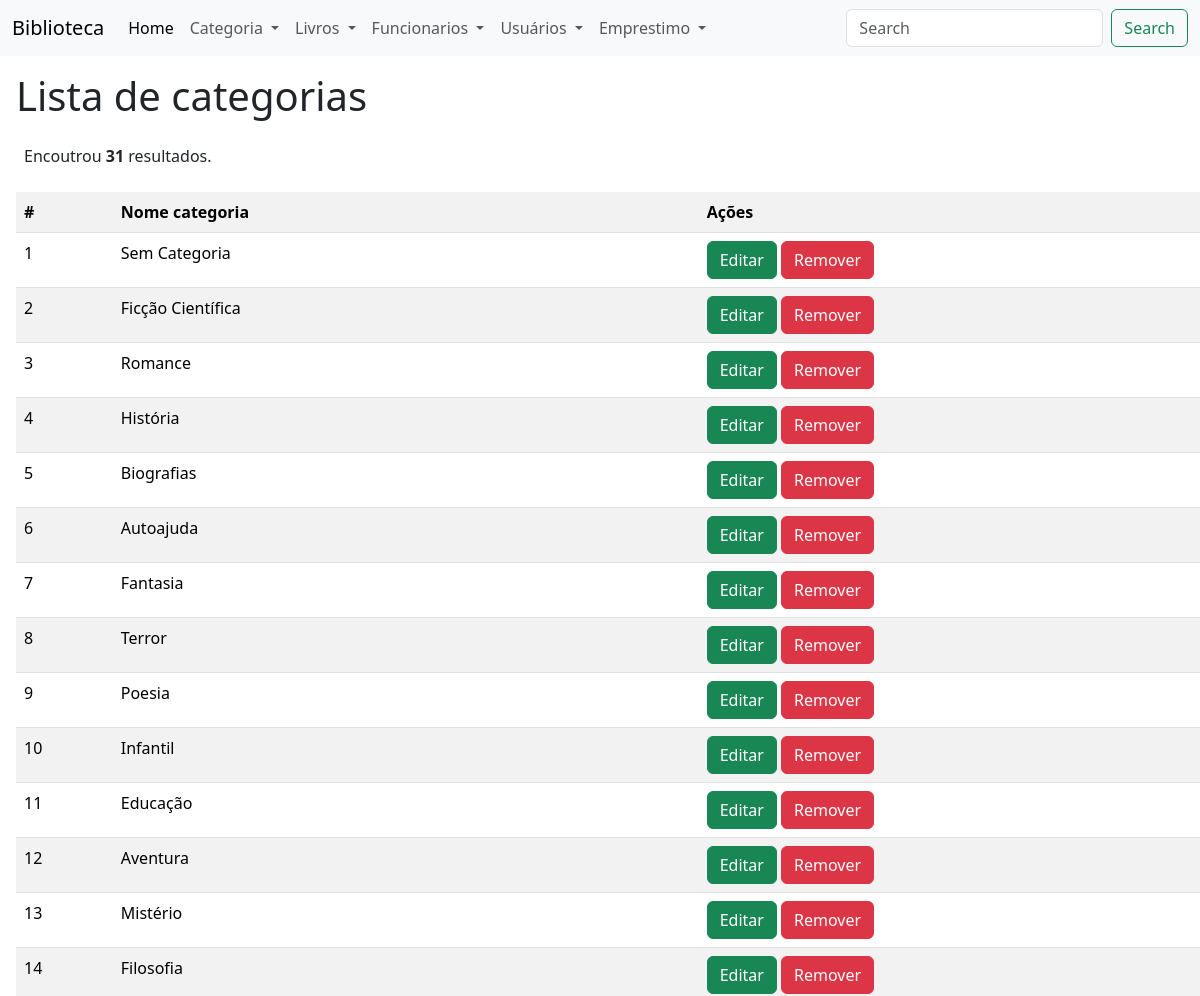
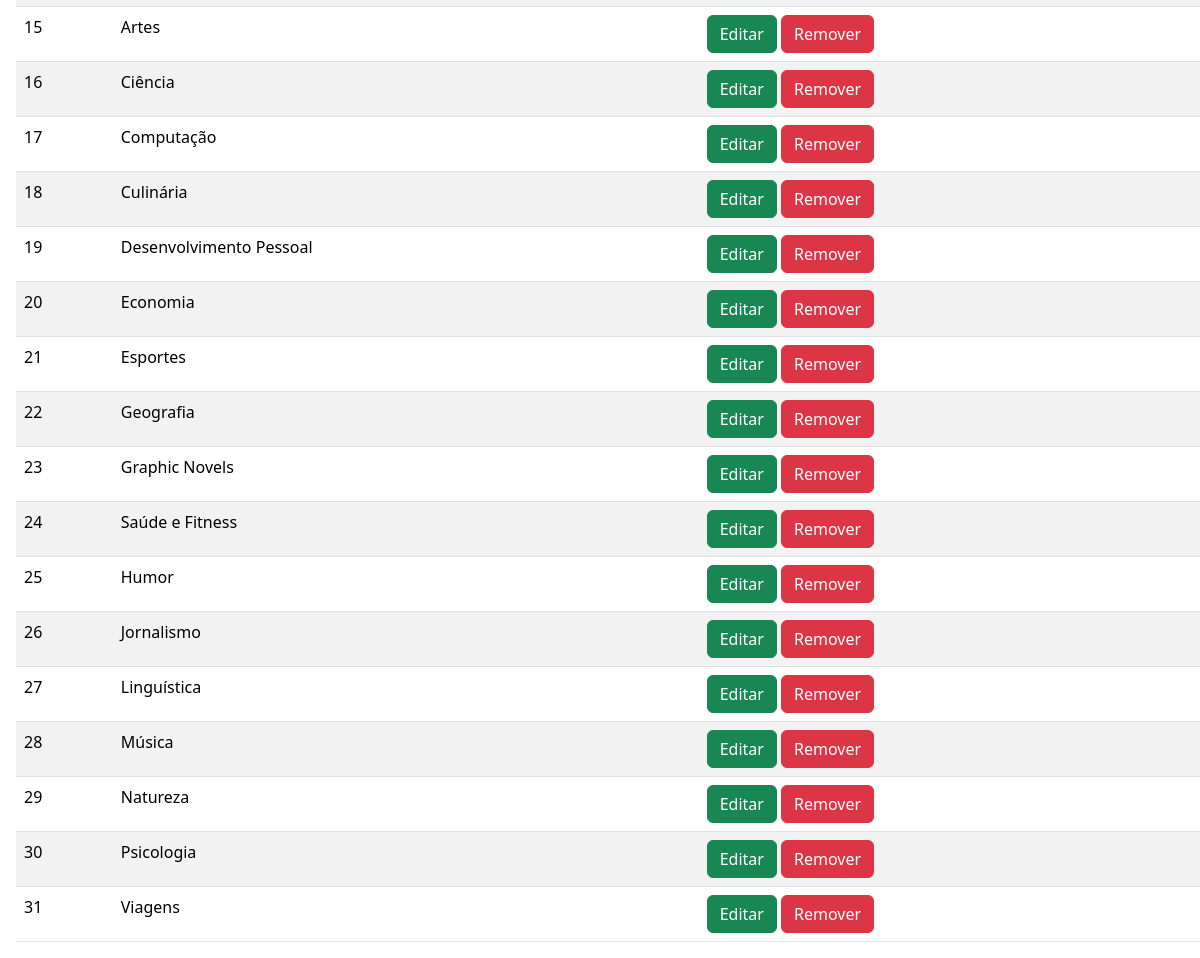
Screenshot of /?page=categoria-listar with the database file from the repository (2 pictures, top to bottom).
### tables this page shows
CREATE TABLE categoria (
  id_categoria INTEGER UNSIGNED NOT NULL AUTO_INCREMENT,
  nome_categoria VARCHAR(45) NULL,
  PRIMARY KEY(id_categoria)
);

### categoria-listar.php (the view)
<h1 class='m-3'> Lista de categorias </h1>
<table class="table m-3 table-hover table-border table-striped">
    <tr>
        <th>#</th>
        <th>Nome categoria</th>
        <th>Ações</th>
    </tr>
    <?php
        $response = $conn->query("SELECT * FROM `categoria`");
        $qtd = $response->num_rows;
        if($qtd == 0){
            echo "<p class='m-4'><b>Não existem registros!</b></p>";
        } else {
            echo "<p class='m-4'>Encoutrou <b>$qtd</b> resultados.";
        }
        while($row = $response->fetch_object()){
            $id_categoria = $row->id_categoria;
            $nome_categoria = $row->nome_categoria;
            echo "<tr>";
                echo "<td> $id_categoria</td>";
                echo "<td> $nome_categoria</td>";
                echo "<td>
                    <button class='btn btn-success' onclick=\"location.href='?page=categoria-editar&id=$id_categoria'\">
                        Editar
                    </button>
                    <button class='btn btn-danger'
                        onclick=
                        \"
                            let resposta = confirm('Tem certeza que deseja Remover ?');
                            if (resposta)
                            {
                                location.href = '?page=categoria-salvar&acao=remover&id=$id_categoria';
                            }
                            else{false;}
                        \"
                    >
                        Remover
                    </button>
                    </td>";
            echo "</tr>";
        }
    ?>
</table>

### index.php (shortened to what this page needs)
<!doctype html>
<html lang="pt-br">
  <head>
    <link href="https://cdn.jsdelivr.net/npm/bootstrap@5.3.2/dist/css/bootstrap.min.css" rel="stylesheet">
  </head>
  <body>
  <nav class="navbar navbar-expand-lg bg-body-tertiary">
  <div class="container-fluid">
    <a class="navbar-brand" href="">Biblioteca</a>
    <div class="collapse navbar-collapse" id="navbarSupportedContent">
      <ul class="navbar-nav me-auto mb-2 mb-lg-0">
        <li class="nav-item">
          <a class="nav-link active" aria-current="page" href="index.php">Home</a>
        </li>
        <li class="nav-item dropdown">
          <a class="nav-link dropdown-toggle" href="#" role="button" data-bs-toggle="dropdown" aria-expanded="false">
            Categoria
          </a>
        </li>
        <li class="nav-item dropdown">
          <a class="nav-link dropdown-toggle" href="#" role="button" data-bs-toggle="dropdown" aria-expanded="false">
            Livros
          </a>
        </li>
        <li class="nav-item dropdown">
          <a class="nav-link dropdown-toggle" href="#" role="button" data-bs-toggle="dropdown" aria-expanded="false">
            Funcionarios
          </a>
        </li>
        <li class="nav-item dropdown">
          <a class="nav-link dropdown-toggle" href="#" role="button" data-bs-toggle="dropdown" aria-expanded="false">
            Usuários
          </a>
        </li>
        <li class="nav-item dropdown">
          <a class="nav-link dropdown-toggle" href="#" role="button" data-bs-toggle="dropdown" aria-expanded="false">
            Emprestimo
          </a>
        </li>
      </ul>
      <form class="d-flex" role="search">
        <input class="form-control me-2" type="search" placeholder="Search" aria-label="Search">
        <button class="btn btn-outline-success" type="submit">Search</button>
      </form>
    </div>
  </div>
</nav>
    <div class="conteiner mt">
        <div class="row">
            <div class="col">
                <?php
                    include("config.php");
                    switch (@$_REQUEST['page']){
                        case 'categoria-listar':
                            include('categoria-listar.php');
                            break;
                        }
                ?>
            </div>
        </div>
    </div>
</body>
</html>

### rows the page displays
categoria: id_categoria "1", nome_categoria "Sem Categoria"
categoria: id_categoria "2", nome_categoria "Ficção Científica"
categoria: id_categoria "3", nome_categoria "Romance"
categoria: id_categoria "4", nome_categoria "História"
categoria: id_categoria "5", nome_categoria "Biografias"
categoria: id_categoria "6", nome_categoria "Autoajuda"
categoria: id_categoria "7", nome_categoria "Fantasia"
categoria: id_categoria "8", nome_categoria "Terror"
categoria: id_categoria "9", nome_categoria "Poesia"
categoria: id_categoria "10", nome_categoria "Infantil"
categoria: id_categoria "11", nome_categoria "Educação"
categoria: id_categoria "12", nome_categoria "Aventura"
categoria: id_categoria "13", nome_categoria "Mistério"
categoria: id_categoria "14", nome_categoria "Filosofia"
categoria: id_categoria "15", nome_categoria "Artes"
categoria: id_categoria "16", nome_categoria "Ciência"
categoria: id_categoria "17", nome_categoria "Computação"
categoria: id_categoria "18", nome_categoria "Culinária"
categoria: id_categoria "19", nome_categoria "Desenvolvimento Pessoal"
categoria: id_categoria "20", nome_categoria "Economia"
categoria: id_categoria "21", nome_categoria "Esportes"
categoria: id_categoria "22", nome_categoria "Geografia"
categoria: id_categoria "23", nome_categoria "Graphic Novels"
categoria: id_categoria "24", nome_categoria "Saúde e Fitness"
categoria: id_categoria "25", nome_categoria "Humor"
categoria: id_categoria "26", nome_categoria "Jornalismo"
categoria: id_categoria "27", nome_categoria "Linguística"
categoria: id_categoria "28", nome_categoria "Música"
categoria: id_categoria "29", nome_categoria "Natureza"
categoria: id_categoria "30", nome_categoria "Psicologia"
categoria: id_categoria "31", nome_categoria "Viagens"

### other values shown
$qtd "31"
